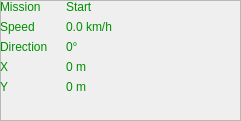
   <widget class="QFrame" name="infoFrame">
    <property name="geometry">
     <rect>
      <x>10</x>
      <y>10</y>
      <width>241</width>
      <height>121</height>
     </rect>
    </property>
    <property name="frameShape">
     <enum>QFrame::StyledPanel</enum>
    </property>
    <property name="frameShadow">
     <enum>QFrame::Raised</enum>
    </property>
    <widget class="QWidget" name="formLayoutWidget_2">
     <property name="geometry">
      <rect>
       <x>0</x>
       <y>0</y>
       <width>241</width>
       <height>126</height>
      </rect>
     </property>
     <layout class="QFormLayout" name="infoLayout">
      <property name="fieldGrowthPolicy">
       <enum>QFormLayout::AllNonFixedFieldsGrow</enum>
      </property>
      <item row="0" column="0">
       <widget class="QLabel" name="label">
        <property name="sizePolicy">
         <sizepolicy hsizetype="Fixed" vsizetype="Fixed">
          <horstretch>0</horstretch>
          <verstretch>0</verstretch>
         </sizepolicy>
        </property>
        <property name="minimumSize">
         <size>
          <width>60</width>
          <height>12</height>
         </size>
        </property>
        <property name="palette">
         <palette>
          <active>
           <colorrole role="WindowText">
            <brush brushstyle="SolidPattern">
             <color alpha="255">
              <red>0</red>
              <green>143</green>
              <blue>0</blue>
             </color>
            </brush>
           </colorrole>
          </active>
          <inactive>
           <colorrole role="WindowText">
            <brush brushstyle="SolidPattern">
             <color alpha="255">
              <red>0</red>
              <green>143</green>
              <blue>0</blue>
             </color>
            </brush>
           </colorrole>
          </inactive>
          <disabled>
           <colorrole role="WindowText">
            <brush brushstyle="SolidPattern">
             <color alpha="255">
              <red>120</red>
              <green>120</green>
              <blue>120</blue>
             </color>
            </brush>
           </colorrole>
          </disabled>
         </palette>
        </property>
        <property name="text">
         <string>Mission</string>
        </property>
        <property name="alignment">
         <set>Qt::AlignLeading|Qt::AlignLeft|Qt::AlignVCenter</set>
        </property>
       </widget>
      </item>
      <item row="0" column="1">
       <widget class="QLabel" name="text_mission">
        <property name="sizePolicy">
         <sizepolicy hsizetype="Preferred" vsizetype="Fixed">
          <horstretch>0</horstretch>
          <verstretch>0</verstretch>
         </sizepolicy>
        </property>
        <property name="minimumSize">
         <size>
          <width>0</width>
          <height>12</height>
         </size>
        </property>
        <property name="palette">
         <palette>
          <active>
           <colorrole role="WindowText">
            <brush brushstyle="SolidPattern">
             <color alpha="255">
              <red>0</red>
              <green>143</green>
              <blue>0</blue>
             </color>
            </brush>
           </colorrole>
          </active>
          <inactive>
           <colorrole role="WindowText">
            <brush brushstyle="SolidPattern">
             <color alpha="255">
              <red>0</red>
              <green>143</green>
              <blue>0</blue>
             </color>
            </brush>
           </colorrole>
          </inactive>
          <disabled>
           <colorrole role="WindowText">
            <brush brushstyle="SolidPattern">
             <color alpha="255">
              <red>120</red>
              <green>120</green>
              <blue>120</blue>
             </color>
            </brush>
           </colorrole>
          </disabled>
         </palette>
        </property>
        <property name="text">
         <string>Start</string>
        </property>
       </widget>
      </item>
      <item row="1" column="0">
       <widget class="QLabel" name="label_2">
        <property name="sizePolicy">
         <sizepolicy hsizetype="Preferred" vsizetype="Fixed">
          <horstretch>0</horstretch>
          <verstretch>0</verstretch>
         </sizepolicy>
        </property>
        <property name="minimumSize">
         <size>
          <width>60</width>
          <height>12</height>
         </size>
        </property>
        <property name="palette">
         <palette>
          <active>
           <colorrole role="WindowText">
            <brush brushstyle="SolidPattern">
             <color alpha="255">
              <red>0</red>
              <green>143</green>
              <blue>0</blue>
             </color>
            </brush>
           </colorrole>
          </active>
          <inactive>
           <colorrole role="WindowText">
            <brush brushstyle="SolidPattern">
             <color alpha="255">
              <red>0</red>
              <green>143</green>
              <blue>0</blue>
             </color>
            </brush>
           </colorrole>
          </inactive>
          <disabled>
           <colorrole role="WindowText">
            <brush brushstyle="SolidPattern">
             <color alpha="255">
              <red>120</red>
              <green>120</green>
              <blue>120</blue>
             </color>
            </brush>
           </colorrole>
          </disabled>
         </palette>
        </property>
        <property name="text">
         <string>Speed</string>
        </property>
        <property name="alignment">
         <set>Qt::AlignLeading|Qt::AlignLeft|Qt::AlignVCenter</set>
        </property>
       </widget>
      </item>
      <item row="1" column="1">
       <widget class="QLabel" name="text_speed">
        <property name="sizePolicy">
         <sizepolicy hsizetype="Preferred" vsizetype="Fixed">
          <horstretch>0</horstretch>
          <verstretch>0</verstretch>
         </sizepolicy>
        </property>
        <property name="minimumSize">
         <size>
          <width>0</width>
          <height>12</height>
         </size>
        </property>
        <property name="palette">
         <palette>
          <active>
           <colorrole role="WindowText">
            <brush brushstyle="SolidPattern">
             <color alpha="255">
              <red>0</red>
              <green>143</green>
              <blue>0</blue>
             </color>
            </brush>
           </colorrole>
          </active>
          <inactive>
           <colorrole role="WindowText">
            <brush brushstyle="SolidPattern">
             <color alpha="255">
              <red>0</red>
              <green>143</green>
              <blue>0</blue>
             </color>
            </brush>
           </colorrole>
          </inactive>
          <disabled>
           <colorrole role="WindowText">
            <brush brushstyle="SolidPattern">
             <color alpha="255">
              <red>120</red>
              <green>120</green>
              <blue>120</blue>
             </color>
            </brush>
           </colorrole>
          </disabled>
         </palette>
        </property>
        <property name="text">
         <string>0.0 km/h</string>
        </property>
       </widget>
      </item>
      <item row="2" column="0">
       <widget class="QLabel" name="label_3">
        <property name="sizePolicy">
         <sizepolicy hsizetype="Maximum" vsizetype="Fixed">
          <horstretch>0</horstretch>
          <verstretch>0</verstretch>
         </sizepolicy>
        </property>
        <property name="minimumSize">
         <size>
          <width>60</width>
          <height>12</height>
         </size>
        </property>
        <property name="palette">
         <palette>
          <active>
           <colorrole role="WindowText">
            <brush brushstyle="SolidPattern">
             <color alpha="255">
              <red>0</red>
              <green>143</green>
              <blue>0</blue>
             </color>
            </brush>
           </colorrole>
          </active>
          <inactive>
           <colorrole role="WindowText">
            <brush brushstyle="SolidPattern">
             <color alpha="255">
              <red>0</red>
              <green>143</green>
              <blue>0</blue>
             </color>
            </brush>
           </colorrole>
          </inactive>
          <disabled>
           <colorrole role="WindowText">
            <brush brushstyle="SolidPattern">
             <color alpha="255">
              <red>120</red>
              <green>120</green>
              <blue>120</blue>
             </color>
            </brush>
           </colorrole>
          </disabled>
         </palette>
        </property>
        <property name="text">
         <string>Direction</string>
        </property>
        <property name="alignment">
         <set>Qt::AlignLeading|Qt::AlignLeft|Qt::AlignVCenter</set>
        </property>
       </widget>
      </item>
      <item row="3" column="0">
       <widget class="QLabel" name="label_4">
        <property name="sizePolicy">
         <sizepolicy hsizetype="Maximum" vsizetype="Fixed">
          <horstretch>0</horstretch>
          <verstretch>0</verstretch>
         </sizepolicy>
        </property>
        <property name="minimumSize">
         <size>
          <width>60</width>
          <height>12</height>
         </size>
        </property>
        <property name="palette">
         <palette>
          <active>
           <colorrole role="WindowText">
            <brush brushstyle="SolidPattern">
             <color alpha="255">
              <red>0</red>
              <green>143</green>
              <blue>0</blue>
             </color>
            </brush>
           </colorrole>
          </active>
          <inactive>
           <colorrole role="WindowText">
            <brush brushstyle="SolidPattern">
             <color alpha="255">
              <red>0</red>
              <green>143</green>
              <blue>0</blue>
             </color>
            </brush>
           </colorrole>
          </inactive>
          <disabled>
           <colorrole role="WindowText">
            <brush brushstyle="SolidPattern">
             <color alpha="255">
              <red>120</red>
              <green>120</green>
              <blue>120</blue>
             </color>
            </brush>
           </colorrole>
          </disabled>
         </palette>
        </property>
        <property name="text">
         <string>X</string>
        </property>
        <property name="alignment">
         <set>Qt::AlignLeading|Qt::AlignLeft|Qt::AlignVCenter</set>
        </property>
       </widget>
      </item>
      <item row="4" column="0">
       <widget class="QLabel" name="label_5">
        <property name="sizePolicy">
         <sizepolicy hsizetype="Preferred" vsizetype="Fixed">
          <horstretch>0</horstretch>
          <verstretch>0</verstretch>
         </sizepolicy>
        </property>
        <property name="minimumSize">
         <size>
          <width>60</width>
          <height>12</height>
         </size>
        </property>
        <property name="palette">
         <palette>
          <active>
           <colorrole role="WindowText">
            <brush brushstyle="SolidPattern">
             <color alpha="255">
              <red>0</red>
              <green>143</green>
              <blue>0</blue>
             </color>
            </brush>
           </colorrole>
          </active>
          <inactive>
           <colorrole role="WindowText">
            <brush brushstyle="SolidPattern">
             <color alpha="255">
              <red>0</red>
              <green>143</green>
              <blue>0</blue>
             </color>
            </brush>
           </colorrole>
          </inactive>
          <disabled>
           <colorrole role="WindowText">
            <brush brushstyle="SolidPattern">
             <color alpha="255">
              <red>120</red>
              <green>120</green>
              <blue>120</blue>
             </color>
            </brush>
           </colorrole>
          </disabled>
         </palette>
        </property>
        <property name="text">
         <string>Y</string>
        </property>
        <property name="scaledContents">
         <bool>false</bool>
        </property>
        <property name="alignment">
         <set>Qt::AlignLeading|Qt::AlignLeft|Qt::AlignVCenter</set>
        </property>
       </widget>
      </item>
      <item row="2" column="1">
       <widget class="QLabel" name="text_direction">
        <property name="sizePolicy">
         <sizepolicy hsizetype="Preferred" vsizetype="Fixed">
          <horstretch>0</horstretch>
          <verstretch>0</verstretch>
         </sizepolicy>
        </property>
        <property name="minimumSize">
         <size>
          <width>0</width>
          <height>12</height>
         </size>
        </property>
        <property name="palette">
         <palette>
          <active>
           <colorrole role="WindowText">
            <brush brushstyle="SolidPattern">
             <color alpha="255">
              <red>0</red>
              <green>143</green>
              <blue>0</blue>
             </color>
            </brush>
           </colorrole>
          </active>
          <inactive>
           <colorrole role="WindowText">
            <brush brushstyle="SolidPattern">
             <color alpha="255">
              <red>0</red>
              <green>143</green>
              <blue>0</blue>
             </color>
            </brush>
           </colorrole>
          </inactive>
          <disabled>
           <colorrole role="WindowText">
            <brush brushstyle="SolidPattern">
             <color alpha="255">
              <red>120</red>
              <green>120</green>
              <blue>120</blue>
             </color>
            </brush>
           </colorrole>
          </disabled>
         </palette>
        </property>
        <property name="text">
         <string>0°</string>
        </property>
       </widget>
      </item>
      <item row="3" column="1">
       <widget class="QLabel" name="text_x">
        <property name="sizePolicy">
         <sizepolicy hsizetype="Preferred" vsizetype="Fixed">
          <horstretch>0</horstretch>
          <verstretch>0</verstretch>
         </sizepolicy>
        </property>
        <property name="minimumSize">
         <size>
          <width>0</width>
          <height>12</height>
         </size>
        </property>
        <property name="palette">
         <palette>
          <active>
           <colorrole role="WindowText">
            <brush brushstyle="SolidPattern">
             <color alpha="255">
              <red>0</red>
              <green>143</green>
              <blue>0</blue>
             </color>
            </brush>
           </colorrole>
          </active>
          <inactive>
           <colorrole role="WindowText">
            <brush brushstyle="SolidPattern">
             <color alpha="255">
              <red>0</red>
              <green>143</green>
              <blue>0</blue>
             </color>
            </brush>
           </colorrole>
          </inactive>
          <disabled>
           <colorrole role="WindowText">
            <brush brushstyle="SolidPattern">
             <color alpha="255">
              <red>120</red>
              <green>120</green>
              <blue>120</blue>
             </color>
            </brush>
           </colorrole>
          </disabled>
         </palette>
        </property>
        <property name="text">
         <string>0 m</string>
        </property>
       </widget>
      </item>
      <item row="4" column="1">
       <widget class="QLabel" name="text_y">
        <property name="sizePolicy">
         <sizepolicy hsizetype="Preferred" vsizetype="Fixed">
          <horstretch>0</horstretch>
          <verstretch>0</verstretch>
         </sizepolicy>
        </property>
        <property name="minimumSize">
         <size>
          <width>0</width>
          <height>12</height>
         </size>
        </property>
        <property name="palette">
         <palette>
          <active>
           <colorrole role="WindowText">
            <brush brushstyle="SolidPattern">
             <color alpha="255">
              <red>0</red>
              <green>143</green>
              <blue>0</blue>
             </color>
            </brush>
           </colorrole>
          </active>
          <inactive>
           <colorrole role="WindowText">
            <brush brushstyle="SolidPattern">
             <color alpha="255">
              <red>0</red>
              <green>143</green>
              <blue>0</blue>
             </color>
            </brush>
           </colorrole>
          </inactive>
          <disabled>
           <colorrole role="WindowText">
            <brush brushstyle="SolidPattern">
             <color alpha="255">
              <red>120</red>
              <green>120</green>
              <blue>120</blue>
             </color>
            </brush>
           </colorrole>
          </disabled>
         </palette>
        </property>
        <property name="text">
         <string>0 m</string>
        </property>
       </widget>
      </item>
     </layout>
    </widget>
   </widget>
